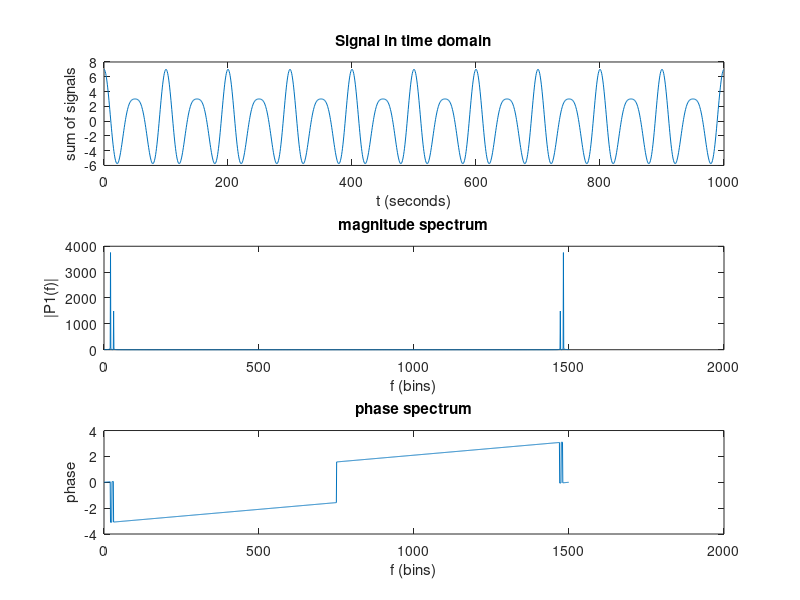

The MATLAB source for this figure:
Fs = 1500;            % Sampling frequency                    
T = 1/Fs;             % Sampling period       
L = 1;                % Length of signal
t = (0:T:L);          % Time vector

a1=5;
a2=2;
f1=20;
f2=30;
theeta1=0;
theeta2=0;

y1 = a1*cos(2*pi*f1*t);
y2 = a2*cos(2*pi*f2*t);
s=a1*cos(2*pi*f1*t+theeta1) + a2*cos(2*pi*f2*t+theeta2);
subplot(3,1,1);
plot(1000*t(1:Fs),s(1:Fs))
title("Signal in time domain")
xlabel("t (seconds)")
ylabel("sum of signals")


Y = fft(s);
freq=(0:length(s)-1)*Fs/length(s);
subplot(3,1,2);
mag = abs(Y);
plot(mag);
title("magnitude spectrum")
xlabel("f (bins)")
ylabel("|P1(f)|")

subplot(3,1,3);
plot(freq,angle(Y));
title("phase spectrum")
xlabel("f (bins)")
ylabel("phase")